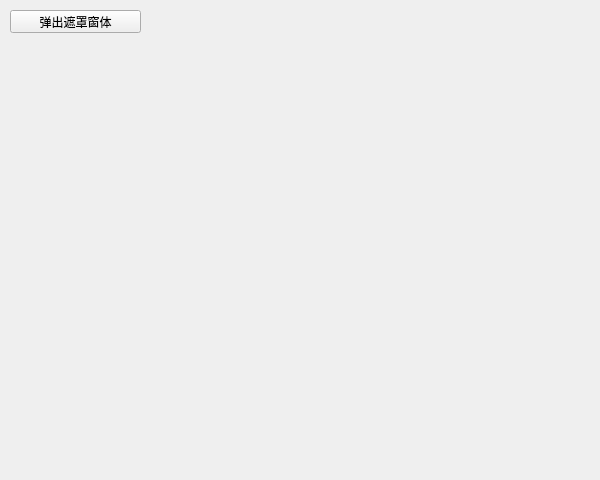
<?xml version="1.0" encoding="UTF-8"?>
<ui version="4.0">
 <class>frmMaskWidget</class>
 <widget class="QWidget" name="frmMaskWidget">
  <property name="geometry">
   <rect>
    <x>0</x>
    <y>0</y>
    <width>600</width>
    <height>480</height>
   </rect>
  </property>
  <property name="windowTitle">
   <string>Form</string>
  </property>
  <widget class="QPushButton" name="pushButton">
   <property name="geometry">
    <rect>
     <x>10</x>
     <y>10</y>
     <width>131</width>
     <height>23</height>
    </rect>
   </property>
   <property name="text">
    <string>弹出遮罩窗体</string>
   </property>
  </widget>
 </widget>
 <resources/>
 <connections/>
</ui>
